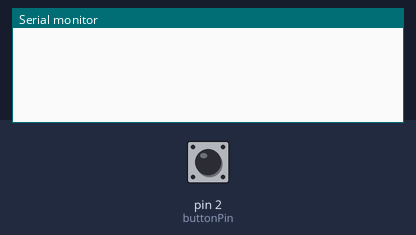
The sketch below on a simulated Arduino Uno, built with avr-gcc and run on an emulated ATmega328P. Shown: the last lines printed to the serial monitor. The inputs (shaded band) are chosen by the test bench; at power-on: pin 2 (buttonPin) LOW.

Above: at 1.2 s.
1.3 s: pin 2 (buttonPin) pulled HIGH for 0.15 s
At 1.9 s:
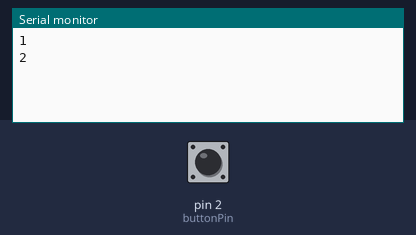
2.9 s: pin 2 (buttonPin) pulled HIGH for 1 s
At 5.0 s:
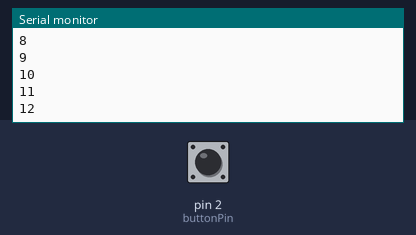
5.4 s: pin 2 (buttonPin) pulled HIGH for 0.15 s
At 6.3 s:
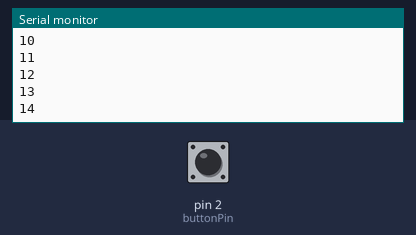
Timing chart, 0 to 8.4 s (numbered marks = the images above; inputs shaded):
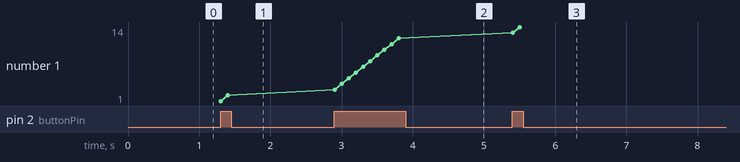

The sketch:

button.ino
```cpp
const int buttonPin = 2;     // the number of the pushbutton pin
int buttonState = 0;         // variable for reading the pushbutton status
int buttonNumber = 0;

void setup() {
  // initialize the pushbutton pin as an input:
  pinMode(buttonPin, INPUT);

  Serial.begin(9600);
}

void loop() {
  // read the state of the pushbutton value:
  buttonState = digitalRead(buttonPin);

  // check if the pushbutton is pressed. If it is, the buttonState is HIGH:
  if (buttonState == HIGH) {

    // buttonNumber increment
    // But, ButtonNumver = 10
    // To change buttonNumber is 0

    if(buttonState == 10){
        buttonNumber = 0;
    }

    else{
        buttonNumber++;
    }

    Serial.println(buttonNumber);
  }

  delay(100);
}
```

Measured:
- after the input at 1.3 s, the serial monitor: prints a new line at once (image 1)
- after the input at 2.9 s, the serial monitor: prints a new line at once (image 2)
- after the input at 5.4 s, the serial monitor: prints a new line at once (image 3)
- plotted number 1: 2 → 12 after the input at 2.9 s, 12 → 14 after the input at 5.4 s
